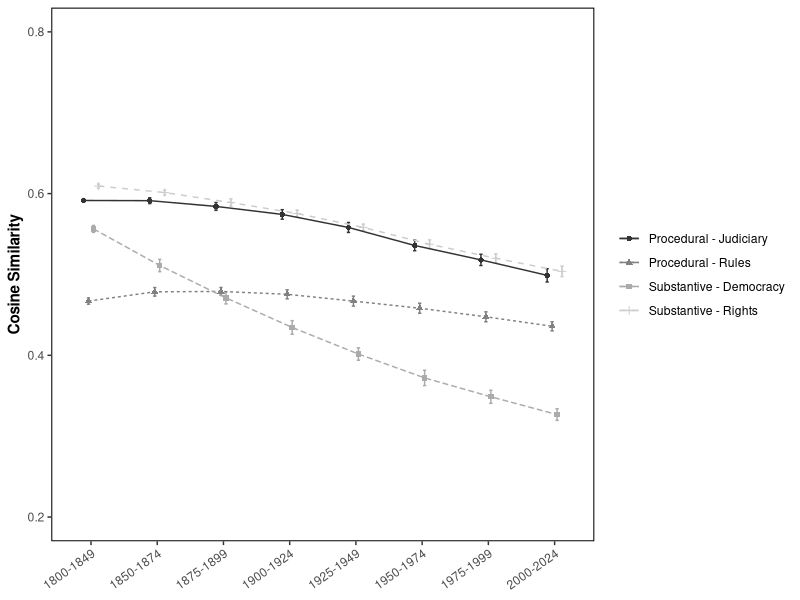
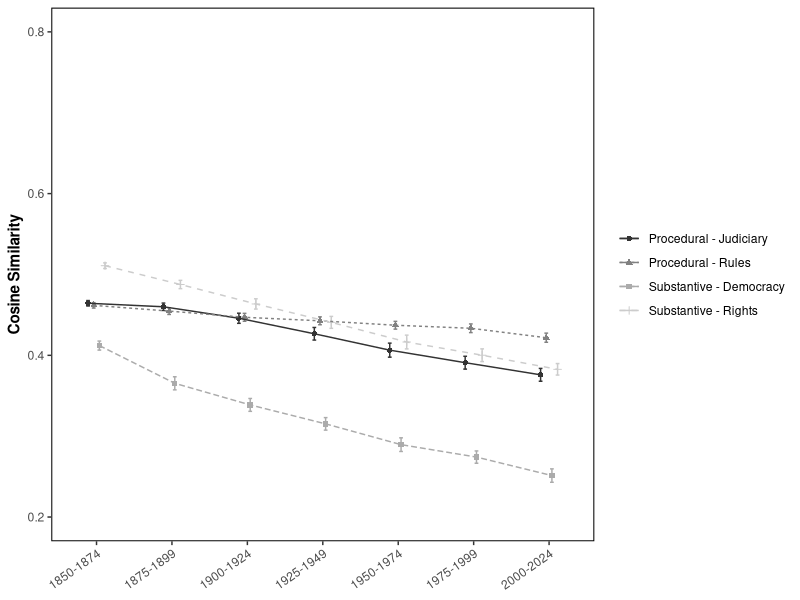
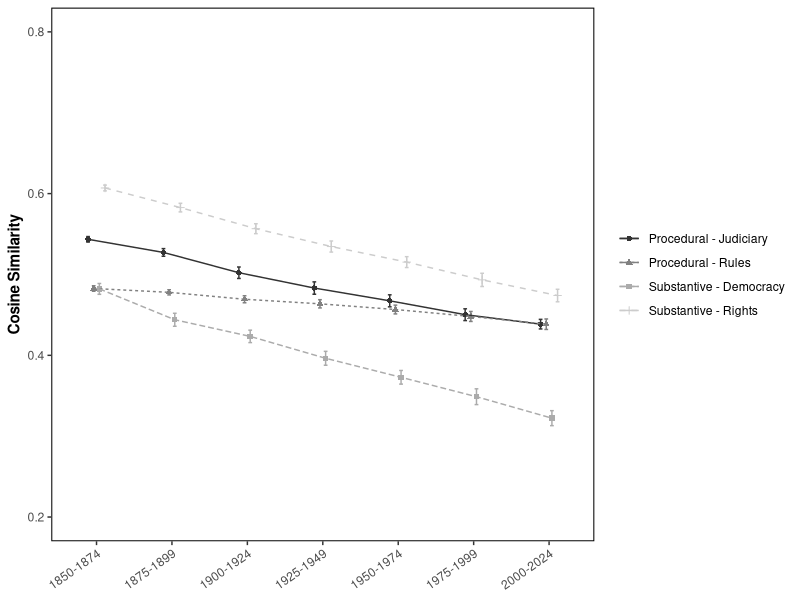
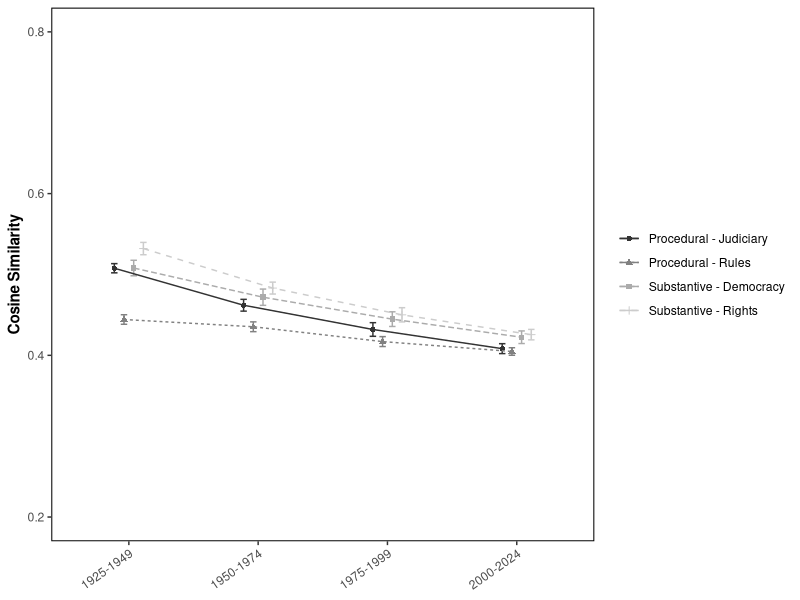
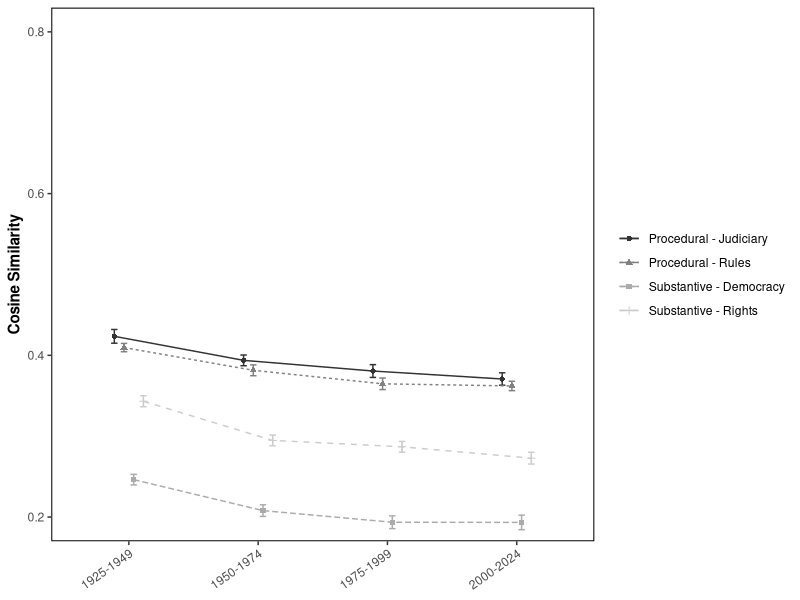
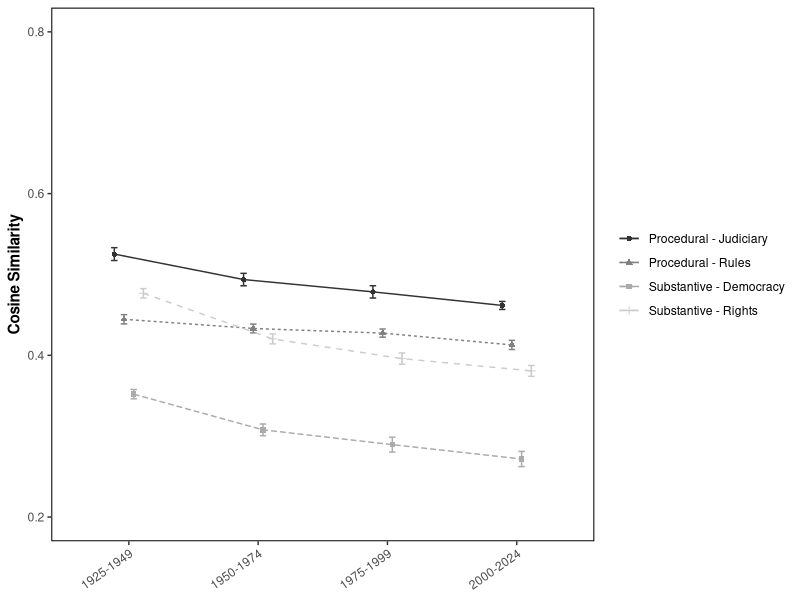
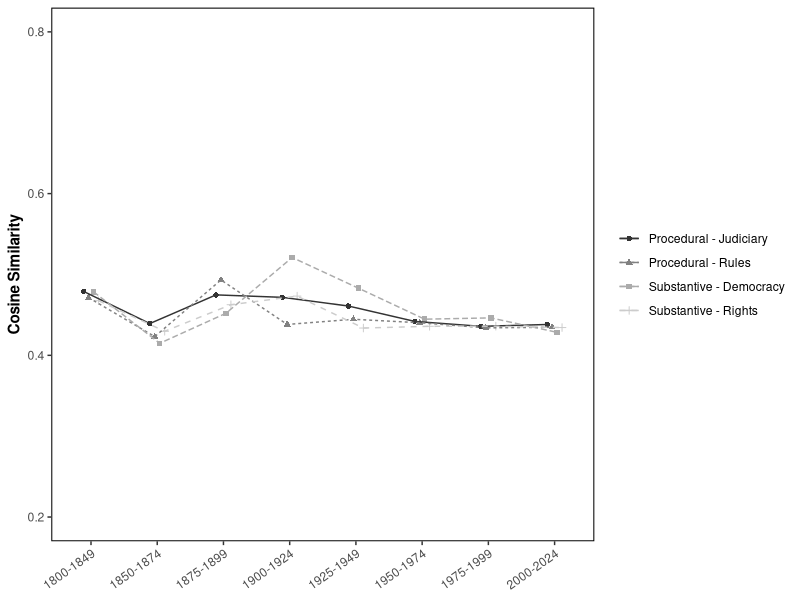
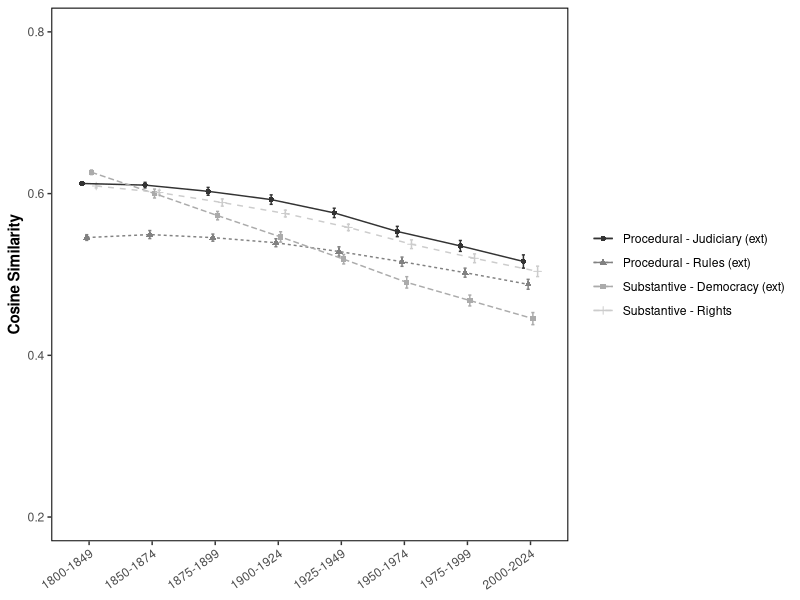

Reproduce these figures in R, in order.
## Jaroslaw Kantorowicz and Bastián González-Bustamante
## Faculty of Governance and Global Affairs, Leiden University
## June 2024

## Packages
library(ggplot2)

## Data
data <- read.csv("data/tidy/summary_UK_US.csv", sep = ",", encoding = "UTF-8")
bootstrap <- 30
data$model <- ifelse(data$model == "ct", "Chronologically Trained Model",
                     ifelse(data$model == "naive", "Naive Time Model",
                            ifelse(data$model == "overlapping", "Overlapping Model", 
                                   ifelse(data$model == "ct-alt", "Alt. Chronologically Trained", 
                                          ifelse(data$model == "distilBERT", "DistilBERT Embeddings", data$model)))))

## 95% CIs
data$se <- data$std / sqrt(bootstrap)
data$lower_ci <- data$cosine - 1.96 * data$se
data$upper_ci <- data$cosine + 1.96 * data$se

## Chronologically Trained Model UK
pdf("results/grey_plots/01_CT_UK.pdf", width = 6.826666666666667, height = 5.12)
png("results/grey_plots/01_CT_UK.png", width = (1024*2), height = (768*2), units = 'px', res = 300)
ggplot(aes(x = period, y = cosine, color = cluster, group = cluster), 
       data = subset(data, model == "Chronologically Trained Model" & country == "UK" 
                     & cluster != "Corruption" & cluster != "Procedural - Judiciary (ext)" & cluster != "Procedural - Rules (ext)" & cluster != "Substantive - Democracy (ext)")) +
  geom_errorbar(aes(ymin = lower_ci, ymax = upper_ci), width = 0.2, position = position_dodge(0.3)) +
  geom_point(aes(shape = cluster), size = 1.5, position = position_dodge(0.3)) + 
  geom_line(aes(color = cluster, linetype = cluster), position = position_dodge(0.3), size = 0.5) +
  scale_colour_grey() +
  theme_classic() + coord_cartesian(expand = TRUE, ylim = c(0.2, 0.8)) +
  theme(axis.title.x = element_text(face = "bold"),
        axis.title.y = element_text(face = "bold"),
        legend.title = element_blank(),
        panel.border = element_rect(colour = "black", fill = NA, size = 0.7),
        panel.background = element_blank(),
        axis.line = element_blank(),
        axis.text.x = element_text(angle = 35, hjust = 1)) +
  labs(x = NULL, y = "Cosine Similarity", title = NULL, subtitle = NULL, caption = NULL)
dev.off()

## Chronologically Trained Model US
pdf("results/grey_plots/02_CT_US.pdf", width = 6.826666666666667, height = 5.12)
png("results/grey_plots/02_CT_US.png", width = (1024*2), height = (768*2), units = 'px', res = 300)
ggplot(aes(x = period, y = cosine, color = cluster, group = cluster), 
       data = subset(data, model == "Chronologically Trained Model" & country == "US" 
                     & cluster != "Corruption" & cluster != "Procedural - Judiciary (ext)" & cluster != "Procedural - Rules (ext)" & cluster != "Substantive - Democracy (ext)")) +
  geom_errorbar(aes(ymin = lower_ci, ymax = upper_ci), width = 0.2, position = position_dodge(0.3)) +
  geom_point(aes(shape = cluster), size = 1.5, position = position_dodge(0.3)) + 
  geom_line(aes(color = cluster, linetype = cluster), position = position_dodge(0.3), size = 0.5) +
  scale_colour_grey() +
  theme_classic() + coord_cartesian(expand = TRUE, ylim = c(0.2, 0.8)) +
  theme(axis.title.x = element_text(face = "bold"),
        axis.title.y = element_text(face = "bold"),
        legend.title = element_blank(),
        panel.border = element_rect(colour = "black", fill = NA, size = 0.7),
        panel.background = element_blank(),
        axis.line = element_blank(),
        axis.text.x = element_text(angle = 35, hjust = 1)) +
  labs(x = NULL, y = "Cosine Similarity", title = NULL, subtitle = NULL, caption = NULL)
dev.off()

## Chronologically Trained Model US full
pdf("results/grey_plots/03_CT_full_US.pdf", width = 6.826666666666667, height = 5.12)
png("results/grey_plots/03_CT_full_US.png", width = (1024*2), height = (768*2), units = 'px', res = 300)
ggplot(aes(x = period, y = cosine, color = cluster, group = cluster), 
       data = subset(data, model == "Chronologically Trained Model" & country == "US_full"
                     & cluster != "Corruption" & cluster != "Procedural - Judiciary (ext)" & cluster != "Procedural - Rules (ext)" & cluster != "Substantive - Democracy (ext)")) +
  geom_errorbar(aes(ymin = lower_ci, ymax = upper_ci), width = 0.2, position = position_dodge(0.3)) +
  geom_point(aes(shape = cluster), size = 1.5, position = position_dodge(0.3)) + 
  geom_line(aes(color = cluster, linetype = cluster), position = position_dodge(0.3), size = 0.5) +
  scale_colour_grey() +
  theme_classic() + coord_cartesian(expand = TRUE, ylim = c(0.2, 0.8)) +
  theme(axis.title.x = element_text(face = "bold"),
        axis.title.y = element_text(face = "bold"),
        legend.title = element_blank(),
        panel.border = element_rect(colour = "black", fill = NA, size = 0.7),
        panel.background = element_blank(),
        axis.line = element_blank(),
        axis.text.x = element_text(angle = 35, hjust = 1)) +
  labs(x = NULL, y = "Cosine Similarity", title = NULL, subtitle = NULL, caption = NULL)
dev.off()

## Alt. Chronologically Trained Model UK
pdf("results/grey_plots/A1_CT_alt_UK.pdf", width = 6.826666666666667, height = 5.12)
png("results/grey_plots/A1_CT_alt_UK.png", width = (1024*2), height = (768*2), units = 'px', res = 300)
ggplot(aes(x = period, y = cosine, color = cluster, group = cluster), 
       data = subset(data, model == "Alt. Chronologically Trained" & country == "UK"
                     & cluster != "Corruption" & cluster != "Procedural - Judiciary (ext)" & cluster != "Procedural - Rules (ext)" & cluster != "Substantive - Democracy (ext)")) +
  geom_errorbar(aes(ymin = lower_ci, ymax = upper_ci), width = 0.2, position = position_dodge(0.3)) +
  geom_point(aes(shape = cluster), size = 1.5, position = position_dodge(0.3)) + 
  geom_line(aes(color = cluster, linetype = cluster), position = position_dodge(0.3), size = 0.5) +
  scale_colour_grey() +
  theme_classic() + coord_cartesian(expand = TRUE, ylim = c(0.2, 0.8)) +
  theme(axis.title.x = element_text(face = "bold"),
        axis.title.y = element_text(face = "bold"),
        legend.title = element_blank(),
        panel.border = element_rect(colour = "black", fill = NA, size = 0.7),
        panel.background = element_blank(),
        axis.line = element_blank(),
        axis.text.x = element_text(angle = 35, hjust = 1)) +
  labs(x = NULL, y = "Cosine Similarity", title = NULL, subtitle = NULL, caption = NULL)
dev.off()

## Alt. Chronologically Trained Model US
pdf("results/grey_plots/A2_CT_alt_US.pdf", width = 6.826666666666667, height = 5.12)
png("results/grey_plots/A2_CT_alt_US.png", width = (1024*2), height = (768*2), units = 'px', res = 300)
ggplot(aes(x = period, y = cosine, color = cluster, group = cluster), 
       data = subset(data, model == "Alt. Chronologically Trained" & country == "US"
                     & cluster != "Corruption" & cluster != "Procedural - Judiciary (ext)" & cluster != "Procedural - Rules (ext)" & cluster != "Substantive - Democracy (ext)")) +
  geom_errorbar(aes(ymin = lower_ci, ymax = upper_ci), width = 0.2, position = position_dodge(0.3)) +
  geom_point(aes(shape = cluster), size = 1.5, position = position_dodge(0.3)) + 
  geom_line(aes(color = cluster, linetype = cluster), position = position_dodge(0.3), size = 0.5) +
  scale_colour_grey() +
  theme_classic() + coord_cartesian(expand = TRUE, ylim = c(0.2, 0.8)) +
  theme(axis.title.x = element_text(face = "bold"),
        axis.title.y = element_text(face = "bold"),
        legend.title = element_blank(),
        panel.border = element_rect(colour = "black", fill = NA, size = 0.7),
        panel.background = element_blank(),
        axis.line = element_blank(),
        axis.text.x = element_text(angle = 35, hjust = 1)) +
  labs(x = NULL, y = "Cosine Similarity", title = NULL, subtitle = NULL, caption = NULL)
dev.off()

## Alt. Chronologically Trained Model US full
pdf("results/grey_plots/A3_CT_alt_full_US.pdf", width = 6.826666666666667, height = 5.12)
png("results/grey_plots/A3_CT_alt_full_US.png", width = (1024*2), height = (768*2), units = 'px', res = 300)
ggplot(aes(x = period, y = cosine, color = cluster, group = cluster), 
       data = subset(data, model == "Alt. Chronologically Trained" & country == "US_full"
                     & cluster != "Corruption" & cluster != "Procedural - Judiciary (ext)" & cluster != "Procedural - Rules (ext)" & cluster != "Substantive - Democracy (ext)")) +
  geom_errorbar(aes(ymin = lower_ci, ymax = upper_ci), width = 0.2, position = position_dodge(0.3)) +
  geom_point(aes(shape = cluster), size = 1.5, position = position_dodge(0.3)) + 
  geom_line(aes(color = cluster, linetype = cluster), position = position_dodge(0.3), size = 0.5) +
  scale_colour_grey() +
  theme_classic() + coord_cartesian(expand = TRUE, ylim = c(0.2, 0.8)) +
  theme(axis.title.x = element_text(face = "bold"),
        axis.title.y = element_text(face = "bold"),
        legend.title = element_blank(),
        panel.border = element_rect(colour = "black", fill = NA, size = 0.7),
        panel.background = element_blank(),
        axis.line = element_blank(),
        axis.text.x = element_text(angle = 35, hjust = 1)) +
  labs(x = NULL, y = "Cosine Similarity", title = NULL, subtitle = NULL, caption = NULL)
dev.off()

## DistilBERT UK
pdf("results/grey_plots/A4_distilBERT_UK.pdf", width = 6.826666666666667, height = 5.12)
png("results/grey_plots/A4_distilBERT_UK.png", width = (1024*2), height = (768*2), units = 'px', res = 300)
ggplot(aes(x = period, y = cosine, color = cluster, group = cluster), 
       data = subset(data, model == "DistilBERT Embeddings" & country == "UK"
                     & cluster != "Corruption" & cluster != "Procedural - Judiciary (ext)" & cluster != "Procedural - Rules (ext)" & cluster != "Substantive - Democracy (ext)")) +
  geom_errorbar(aes(ymin = lower_ci, ymax = upper_ci), width = 0.2, position = position_dodge(0.3)) +
  geom_point(aes(shape = cluster), size = 1.5, position = position_dodge(0.3)) + 
  geom_line(aes(color = cluster, linetype = cluster), position = position_dodge(0.3), size = 0.5) +
  scale_colour_grey() +
  theme_classic() + coord_cartesian(expand = TRUE, ylim = c(0.2, 0.8)) +
  theme(axis.title.x = element_text(face = "bold"),
        axis.title.y = element_text(face = "bold"),
        legend.title = element_blank(),
        panel.border = element_rect(colour = "black", fill = NA, size = 0.7),
        panel.background = element_blank(),
        axis.line = element_blank(),
        axis.text.x = element_text(angle = 35, hjust = 1)) +
  labs(x = NULL, y = "Cosine Similarity", title = NULL, subtitle = NULL, caption = NULL)
dev.off()

## DistilBERT US (pending)
## A5

## Chronologically Trained Model UK
pdf("results/grey_plots/A6_CT_UK.pdf", width = 6.826666666666667, height = 5.12)
png("results/grey_plots/A6_CT_UK.png", width = (1024*2), height = (768*2), units = 'px', res = 300)
ggplot(aes(x = period, y = cosine, color = cluster, group = cluster), 
       data = subset(data, model == "Chronologically Trained Model" & country == "UK"
                     & (cluster == "Substantive - Rights" | cluster == "Procedural - Judiciary (ext)" | cluster == "Procedural - Rules (ext)" | cluster == "Substantive - Democracy (ext)"))) +
  geom_errorbar(aes(ymin = lower_ci, ymax = upper_ci), width = 0.2, position = position_dodge(0.3)) +
  geom_point(aes(shape = cluster), size = 1.5, position = position_dodge(0.3)) + 
  geom_line(aes(color = cluster, linetype = cluster), position = position_dodge(0.3), size = 0.5) +
  scale_colour_grey() +
  theme_classic() + coord_cartesian(expand = TRUE, ylim = c(0.2, 0.8)) +
  theme(axis.title.x = element_text(face = "bold"),
        axis.title.y = element_text(face = "bold"),
        legend.title = element_blank(),
        panel.border = element_rect(colour = "black", fill = NA, size = 0.7),
        panel.background = element_blank(),
        axis.line = element_blank(),
        axis.text.x = element_text(angle = 35, hjust = 1)) +
  labs(x = NULL, y = "Cosine Similarity", title = NULL, subtitle = NULL, caption = NULL)
dev.off()

## Chronologically Trained Model US
pdf("results/grey_plots/A7_CT_US.pdf", width = 6.826666666666667, height = 5.12)
png("results/grey_plots/A7_CT_US.png", width = (1024*2), height = (768*2), units = 'px', res = 300)
ggplot(aes(x = period, y = cosine, color = cluster, group = cluster), 
       data = subset(data, model == "Chronologically Trained Model" & country == "US"
                     & (cluster == "Substantive - Rights" | cluster == "Procedural - Judiciary (ext)" | cluster == "Procedural - Rules (ext)" | cluster == "Substantive - Democracy (ext)"))) +
  geom_errorbar(aes(ymin = lower_ci, ymax = upper_ci), width = 0.2, position = position_dodge(0.3)) +
  geom_point(aes(shape = cluster), size = 1.5, position = position_dodge(0.3)) + 
  geom_line(aes(color = cluster, linetype = cluster), position = position_dodge(0.3), size = 0.5) +
  scale_colour_grey() +
  theme_classic() + coord_cartesian(expand = TRUE, ylim = c(0.2, 0.8)) +
  theme(axis.title.x = element_text(face = "bold"),
        axis.title.y = element_text(face = "bold"),
        legend.title = element_blank(),
        panel.border = element_rect(colour = "black", fill = NA, size = 0.7),
        panel.background = element_blank(),
        axis.line = element_blank(),
        axis.text.x = element_text(angle = 35, hjust = 1)) +
  labs(x = NULL, y = "Cosine Similarity", title = NULL, subtitle = NULL, caption = NULL)
dev.off()

## Chronologically Trained Model US full
pdf("results/grey_plots/A8_CT_full_US.pdf", width = 6.826666666666667, height = 5.12)
png("results/grey_plots/A8_CT_full_US.png", width = (1024*2), height = (768*2), units = 'px', res = 300)
ggplot(aes(x = period, y = cosine, color = cluster, group = cluster), 
       data = subset(data, model == "Chronologically Trained Model" & country == "US_full"
                     & (cluster == "Substantive - Rights" | cluster == "Procedural - Judiciary (ext)" | cluster == "Procedural - Rules (ext)" | cluster == "Substantive - Democracy (ext)"))) +
  geom_errorbar(aes(ymin = lower_ci, ymax = upper_ci), width = 0.2, position = position_dodge(0.3)) +
  geom_point(aes(shape = cluster), size = 1.5, position = position_dodge(0.3)) + 
  geom_line(aes(color = cluster, linetype = cluster), position = position_dodge(0.3), size = 0.5) +
  scale_colour_grey() +
  theme_classic() + coord_cartesian(expand = TRUE, ylim = c(0.2, 0.8)) +
  theme(axis.title.x = element_text(face = "bold"),
        axis.title.y = element_text(face = "bold"),
        legend.title = element_blank(),
        panel.border = element_rect(colour = "black", fill = NA, size = 0.7),
        panel.background = element_blank(),
        axis.line = element_blank(),
        axis.text.x = element_text(angle = 35, hjust = 1)) +
  labs(x = NULL, y = "Cosine Similarity", title = NULL, subtitle = NULL, caption = NULL)
dev.off()
